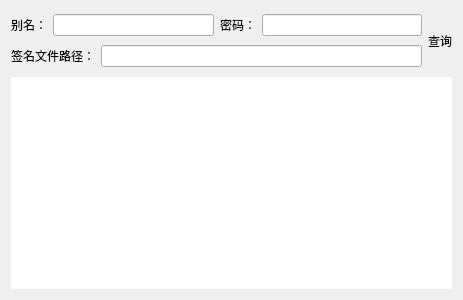
<?xml version="1.0" encoding="UTF-8"?>
<ui version="4.0">
 <class>Form</class>
 <widget class="QWidget" name="Form">
  <property name="geometry">
   <rect>
    <x>0</x>
    <y>0</y>
    <width>463</width>
    <height>300</height>
   </rect>
  </property>
  <property name="windowTitle">
   <string>获取keyhash</string>
  </property>
  <layout class="QVBoxLayout" name="verticalLayout_2">
   <item>
    <layout class="QHBoxLayout" name="horizontalLayout_3">
     <item>
      <layout class="QVBoxLayout" name="verticalLayout">
       <item>
        <layout class="QHBoxLayout" name="horizontalLayout">
         <item>
          <widget class="QLabel" name="label_2">
           <property name="styleSheet">
            <string notr="true">font: 10pt &quot;幼圆&quot;;</string>
           </property>
           <property name="text">
            <string>别名：</string>
           </property>
          </widget>
         </item>
         <item>
          <widget class="QLineEdit" name="KeyName">
           <property name="styleSheet">
            <string notr="true">font: 10pt &quot;微软雅黑&quot;;
color: rgb(170, 255, 127);</string>
           </property>
          </widget>
         </item>
         <item>
          <widget class="QLabel" name="label">
           <property name="styleSheet">
            <string notr="true">font: 10pt &quot;幼圆&quot;;</string>
           </property>
           <property name="text">
            <string>密码：</string>
           </property>
          </widget>
         </item>
         <item>
          <widget class="QLineEdit" name="KeyPassword">
           <property name="styleSheet">
            <string notr="true">font: 10pt &quot;微软雅黑&quot;;
color: rgb(170, 255, 127);</string>
           </property>
          </widget>
         </item>
        </layout>
       </item>
       <item>
        <layout class="QHBoxLayout" name="horizontalLayout_2">
         <item>
          <widget class="QLabel" name="label_3">
           <property name="styleSheet">
            <string notr="true">font: 10pt &quot;幼圆&quot;;</string>
           </property>
           <property name="text">
            <string>签名文件路径：</string>
           </property>
          </widget>
         </item>
         <item>
          <widget class="QLineEdit" name="KeyFile">
           <property name="styleSheet">
            <string notr="true">font: 10pt &quot;微软雅黑&quot;;
color: rgb(170, 255, 127);</string>
           </property>
          </widget>
         </item>
        </layout>
       </item>
      </layout>
     </item>
     <item>
      <widget class="QPushButton" name="HashSelect">
       <property name="minimumSize">
        <size>
         <width>0</width>
         <height>60</height>
        </size>
       </property>
       <property name="styleSheet">
        <string notr="true">QPushButton
{border-radius:10px;
font: 14pt &quot;幼圆&quot;;}</string>
       </property>
       <property name="text">
        <string>查询</string>
       </property>
      </widget>
     </item>
    </layout>
   </item>
   <item>
    <widget class="QTextBrowser" name="KeyHashInfo">
     <property name="styleSheet">
      <string notr="true">border-radius: 20px;
font: 14pt &quot;微软雅黑&quot;;
color: rgb(170, 255, 127);</string>
     </property>
    </widget>
   </item>
  </layout>
 </widget>
 <resources/>
 <connections/>
</ui>
